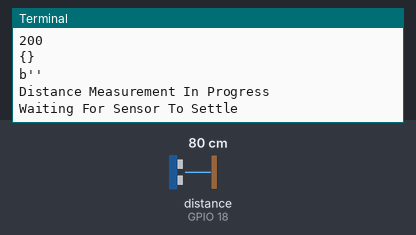
Bench run of a program on a simulated Raspberry Pi (BCM pin numbers). On the bench: the last lines printed to the terminal. The inputs (shaded band) are chosen by the test bench; at power-on: distance to the obstacle (sensor on GPIO 18) 80 cm. The echo pulse lasts 58.3 µs per cm; web requests get an empty 200 reply after 0.4 s; the clock reads 2024-03-15 10:24:30 at power-on unless the program sets it.

Above: at 1.2 s.
1.3 s: distance to the obstacle (sensor on GPIO 18) set to 2 cm
At 1.66 s:
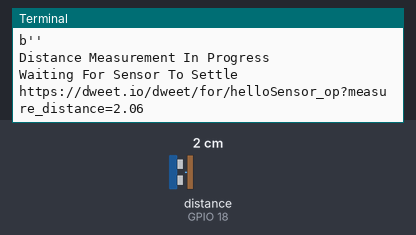
2.8 s: distance to the obstacle (sensor on GPIO 18) set to 4 cm
At 3.47 s:
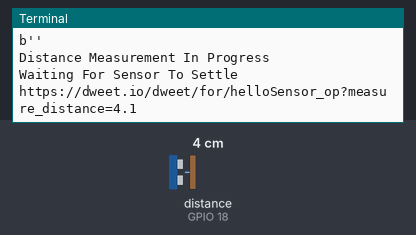
Timing chart, 0 to 5.8 s (numbered marks = the images above; inputs shaded):
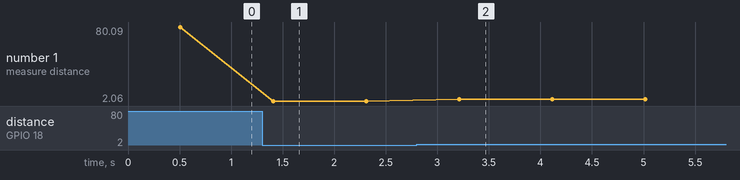

Measured:
- after the input at 1.3 s, the terminal: prints a new line after 0.11 s (image 1)
- after the input at 2.8 s, the terminal: prints a new line after 0.41 s (image 2)
- plotted number 1: 80.09 → 2.06 after the input at 1.3 s, 2.06 → 4.1 after the input at 2.8 s

The program:

sensor_ultrasonico_py3.py
```python
import RPi.GPIO as GPIO
import time
import requests

dweetIO= "https://dweet.io/dweet/for/"
myName = "helloSensor_op"
myKey = "measure_distance"

while True:

    GPIO.setmode(GPIO.BCM)

    TRIG = 17
    ECHO = 18

    print("Distance Measurement In Progress")

    GPIO.setup(TRIG, GPIO.OUT)
    GPIO.setup(ECHO, GPIO.IN)

    GPIO.output(TRIG, False)
    print("Waiting For Sensor To Settle")
    time.sleep(0.5)

    GPIO.output(TRIG, True)
    time.sleep(0.00001)
    GPIO.output(TRIG, False)

    while GPIO.input(ECHO) == 0:
        pulse_start = time.time()

    while GPIO.input(ECHO) == 1:
        pulse_end = time.time()

    pulse_duration = pulse_end - pulse_start

    distance = pulse_duration * 17150

    distance = round(distance, 2)


    dist =distance
    rqsString = dweetIO+myName+'?'+myKey+'='+str(dist)
    print(rqsString)
    rqs = requests.get(rqsString)
    print (rqs.status_code)
    print (rqs.headers)
    print (rqs.content)

    GPIO.cleanup()
```
